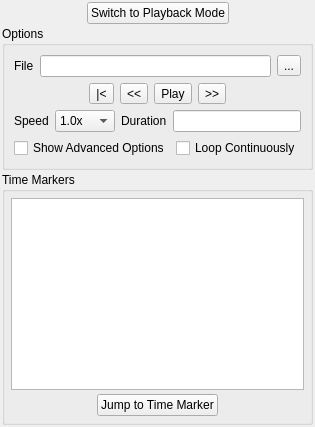
       <widget class="QWidget" name="mControlsPlaybackTab">
        <attribute name="title">
         <string>Playback</string>
        </attribute>
        <layout class="QVBoxLayout">
         <property name="spacing">
          <number>2</number>
         </property>
         <property name="margin">
          <number>2</number>
         </property>
         <item>
          <layout class="QVBoxLayout">
           <item>
            <layout class="QHBoxLayout">
             <item>
              <spacer>
               <property name="orientation">
                <enum>Qt::Horizontal</enum>
               </property>
               <property name="sizeHint" stdset="0">
                <size>
                 <width>40</width>
                 <height>20</height>
                </size>
               </property>
              </spacer>
             </item>
             <item>
              <widget class="QPushButton" name="mPlaybackSwitchToPlaybackModePushButton">
               <property name="toolTip">
                <string>Switch to playback mode. This will disconnect you from the federation and </string>
               </property>
               <property name="text">
                <string>Switch to Playback Mode</string>
               </property>
              </widget>
             </item>
             <item>
              <spacer>
               <property name="orientation">
                <enum>Qt::Horizontal</enum>
               </property>
               <property name="sizeHint" stdset="0">
                <size>
                 <width>40</width>
                 <height>20</height>
                </size>
               </property>
              </spacer>
             </item>
            </layout>
           </item>
          </layout>
         </item>
         <item>
          <widget class="QWidget" name="widget_2" native="true">
           <layout class="QVBoxLayout">
            <property name="spacing">
             <number>0</number>
            </property>
            <property name="margin">
             <number>0</number>
            </property>
            <item>
             <widget class="QGroupBox" name="mPlaybackOptionsGroupBox">
              <property name="sizePolicy">
               <sizepolicy hsizetype="Preferred" vsizetype="Minimum">
                <horstretch>0</horstretch>
                <verstretch>0</verstretch>
               </sizepolicy>
              </property>
              <property name="title">
               <string>Options</string>
              </property>
              <layout class="QVBoxLayout">
               <item>
                <layout class="QHBoxLayout">
                 <item>
                  <widget class="QLabel" name="mPlaybackFileLabel">
                   <property name="text">
                    <string>File</string>
                   </property>
                   <property name="buddy">
                    <cstring>mRecordFileLineEdit</cstring>
                   </property>
                  </widget>
                 </item>
                 <item>
                  <widget class="QLineEdit" name="mPlaybackFileLineEdit">
                   <property name="toolTip">
                    <string>The input file. This is the file that you wish to play back.</string>
                   </property>
                   <property name="readOnly">
                    <bool>true</bool>
                   </property>
                  </widget>
                 </item>
                 <item>
                  <widget class="QToolButton" name="mPlaybackFilePushButton">
                   <property name="text">
                    <string>...</string>
                   </property>
                  </widget>
                 </item>
                </layout>
               </item>
               <item>
                <layout class="QHBoxLayout">
                 <item>
                  <spacer>
                   <property name="orientation">
                    <enum>Qt::Horizontal</enum>
                   </property>
                   <property name="sizeHint" stdset="0">
                    <size>
                     <width>40</width>
                     <height>20</height>
                    </size>
                   </property>
                  </spacer>
                 </item>
                 <item>
                  <widget class="QToolButton" name="mPlaybackStartOverPushButton">
                   <property name="toolTip">
                    <string>Restarts the playback of the scenario</string>
                   </property>
                   <property name="text">
                    <string>|&lt;</string>
                   </property>
                  </widget>
                 </item>
                 <item>
                  <widget class="QToolButton" name="mPlaybackJumpToPrevTimeMarkerPushButton">
                   <property name="toolTip">
                    <string>Jumps to the previous time marker</string>
                   </property>
                   <property name="text">
                    <string>&lt;&lt;</string>
                   </property>
                  </widget>
                 </item>
                 <item>
                  <widget class="QToolButton" name="mPlaybackPlayPushButton">
                   <property name="toolTip">
                    <string>Plays the current scenario</string>
                   </property>
                   <property name="text">
                    <string>Play</string>
                   </property>
                  </widget>
                 </item>
                 <item>
                  <widget class="QToolButton" name="mPlaybackJumpToNextTimeMarkerPushButton">
                   <property name="toolTip">
                    <string>Jumps to the next time marker. </string>
                   </property>
                   <property name="text">
                    <string>&gt;&gt;</string>
                   </property>
                  </widget>
                 </item>
                 <item>
                  <spacer>
                   <property name="orientation">
                    <enum>Qt::Horizontal</enum>
                   </property>
                   <property name="sizeHint" stdset="0">
                    <size>
                     <width>40</width>
                     <height>20</height>
                    </size>
                   </property>
                  </spacer>
                 </item>
                </layout>
               </item>
               <item>
                <layout class="QHBoxLayout">
                 <item>
                  <widget class="QLabel" name="mPlaybackPlaybackSpeedLabel">
                   <property name="text">
                    <string>Speed</string>
                   </property>
                   <property name="buddy">
                    <cstring>mPlaybackPlaybackSpeedComboBox</cstring>
                   </property>
                  </widget>
                 </item>
                 <item>
                  <widget class="QComboBox" name="mPlaybackPlaybackSpeedComboBox">
                   <property name="toolTip">
                    <string>Changes the speed of the scenario.</string>
                   </property>
                   <property name="currentIndex">
                    <number>3</number>
                   </property>
                   <item>
                    <property name="text">
                     <string>0.1x</string>
                    </property>
                   </item>
                   <item>
                    <property name="text">
                     <string>0.25x</string>
                    </property>
                   </item>
                   <item>
                    <property name="text">
                     <string>0.5x</string>
                    </property>
                   </item>
                   <item>
                    <property name="text">
                     <string>1.0x</string>
                    </property>
                   </item>
                   <item>
                    <property name="text">
                     <string>1.5x</string>
                    </property>
                   </item>
                   <item>
                    <property name="text">
                     <string>2.0x</string>
                    </property>
                   </item>
                   <item>
                    <property name="text">
                     <string>4.0x</string>
                    </property>
                   </item>
                   <item>
                    <property name="text">
                     <string>8.0x</string>
                    </property>
                   </item>
                   <item>
                    <property name="text">
                     <string>16.0x</string>
                    </property>
                   </item>
                  </widget>
                 </item>
                 <item>
                  <widget class="QLabel" name="mPlaybackDurationLabel">
                   <property name="text">
                    <string>Duration</string>
                   </property>
                  </widget>
                 </item>
                 <item>
                  <widget class="QLineEdit" name="mPlaybackDurationLineEdit">
                   <property name="alignment">
                    <set>Qt::AlignRight</set>
                   </property>
                   <property name="readOnly">
                    <bool>true</bool>
                   </property>
                  </widget>
                 </item>
                </layout>
               </item>
               <item>
                <layout class="QHBoxLayout" name="horizontalLayout_2">
                 <item>
                  <widget class="QCheckBox" name="mPlaybackShowAdvancedOptionsCheckBox">
                   <property name="toolTip">
                    <string/>
                   </property>
                   <property name="text">
                    <string>Show Advanced Options</string>
                   </property>
                  </widget>
                 </item>
                 <item>
                  <widget class="QCheckBox" name="mPlaybackLoopCheckBox">
                   <property name="toolTip">
                    <string/>
                   </property>
                   <property name="text">
                    <string>Loop Continuously</string>
                   </property>
                  </widget>
                 </item>
                </layout>
               </item>
              </layout>
             </widget>
            </item>
           </layout>
          </widget>
         </item>
         <item>
          <widget class="QWidget" name="widget" native="true">
           <property name="sizePolicy">
            <sizepolicy hsizetype="Preferred" vsizetype="Preferred">
             <horstretch>0</horstretch>
             <verstretch>10</verstretch>
            </sizepolicy>
           </property>
           <layout class="QVBoxLayout">
            <property name="spacing">
             <number>0</number>
            </property>
            <property name="margin">
             <number>0</number>
            </property>
            <item>
             <widget class="QWidget" name="widget_3" native="true">
              <property name="sizePolicy">
               <sizepolicy hsizetype="Preferred" vsizetype="Preferred">
                <horstretch>0</horstretch>
                <verstretch>10</verstretch>
               </sizepolicy>
              </property>
              <layout class="QVBoxLayout">
               <property name="spacing">
                <number>0</number>
               </property>
               <property name="margin">
                <number>0</number>
               </property>
               <item>
                <widget class="QGroupBox" name="mPlaybackTimeMarkersGroupBox">
                 <property name="sizePolicy">
                  <sizepolicy hsizetype="Expanding" vsizetype="Expanding">
                   <horstretch>0</horstretch>
                   <verstretch>0</verstretch>
                  </sizepolicy>
                 </property>
                 <property name="title">
                  <string>Time Markers</string>
                 </property>
                 <layout class="QVBoxLayout">
                  <property name="spacing">
                   <number>4</number>
                  </property>
                  <property name="margin">
                   <number>6</number>
                  </property>
                  <item>
                   <widget class="QListWidget" name="mPlaybackTimeMarkersTextBox">
                    <property name="toolTip">
                     <string>Currently existing time markers in the scenario. </string>
                    </property>
                    <property name="layoutMode">
                     <enum>QListView::Batched</enum>
                    </property>
                    <property name="batchSize">
                     <number>1000</number>
                    </property>
                   </widget>
                  </item>
                  <item>
                   <widget class="QWidget" name="horizontalLayout_5" native="true">
                    <layout class="QHBoxLayout">
                     <property name="margin">
                      <number>0</number>
                     </property>
                     <item>
                      <spacer>
                       <property name="orientation">
                        <enum>Qt::Horizontal</enum>
                       </property>
                       <property name="sizeHint" stdset="0">
                        <size>
                         <width>40</width>
                         <height>20</height>
                        </size>
                       </property>
                      </spacer>
                     </item>
                     <item>
                      <widget class="QPushButton" name="mPlaybackJumpToTimeMarkerPushButton">
                       <property name="toolTip">
                        <string>Go to the currently selected time marker. </string>
                       </property>
                       <property name="text">
                        <string>Jump to Time Marker</string>
                       </property>
                      </widget>
                     </item>
                     <item>
                      <spacer>
                       <property name="orientation">
                        <enum>Qt::Horizontal</enum>
                       </property>
                       <property name="sizeHint" stdset="0">
                        <size>
                         <width>40</width>
                         <height>20</height>
                        </size>
                       </property>
                      </spacer>
                     </item>
                    </layout>
                   </widget>
                  </item>
                 </layout>
                </widget>
               </item>
              </layout>
             </widget>
            </item>
           </layout>
          </widget>
         </item>
        </layout>
       </widget>
